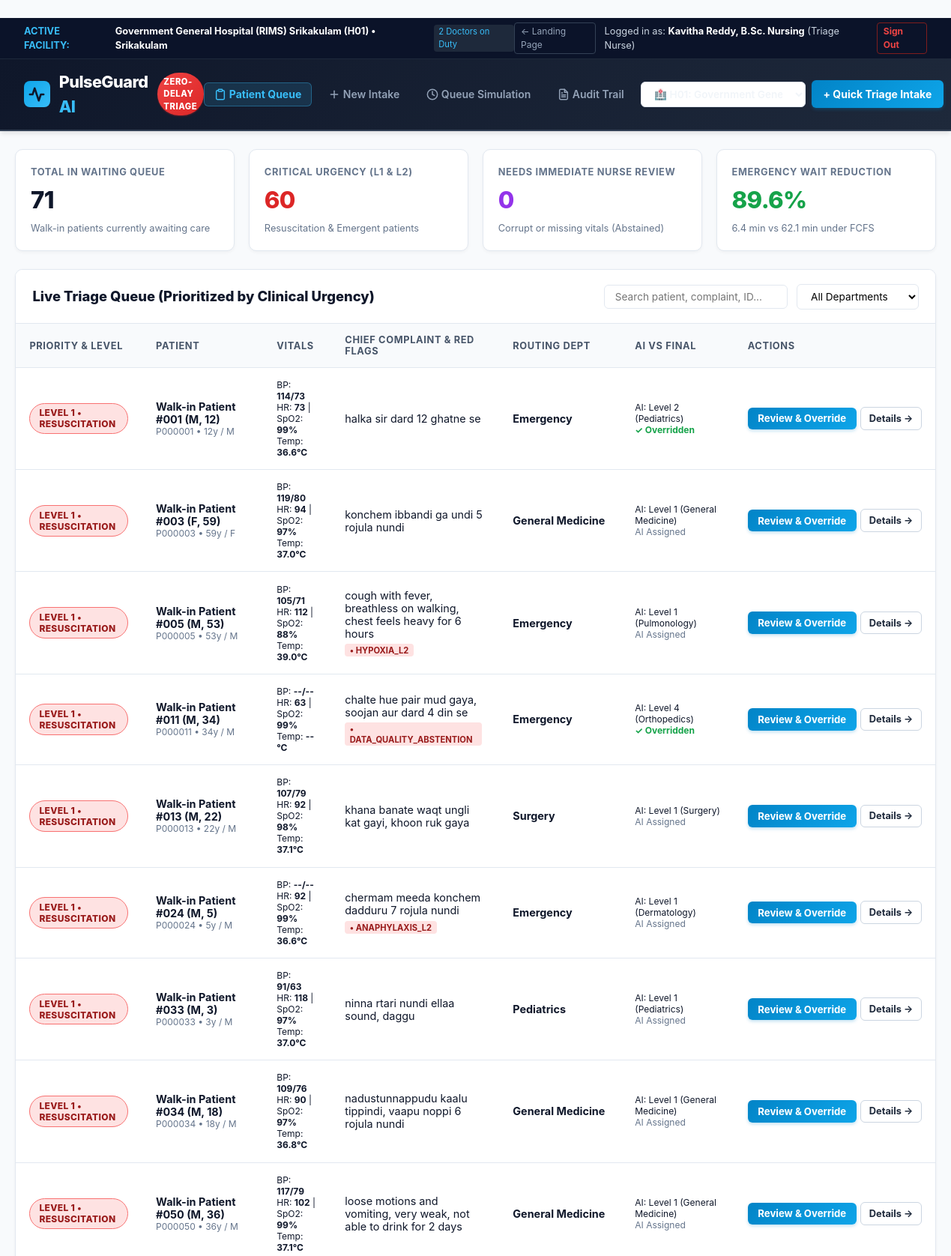
Page /queue (signed in, upper part) on the committed database.
### tables this page shows
CREATE TABLE hospitals (
            hospital_id TEXT PRIMARY KEY,
            name TEXT NOT NULL,
            code TEXT NOT NULL,
            city TEXT,
            state TEXT,
            facility_type TEXT DEFAULT 'Government General Hospital',
            doctors_on_duty INTEGER DEFAULT 2,
            daily_walkins INTEGER DEFAULT 800,
            active_surge_mode INTEGER DEFAULT 0,
            created_at TIMESTAMP DEFAULT CURRENT_TIMESTAMP
        , district TEXT);

CREATE TABLE triage_assessments (
            assessment_id INTEGER PRIMARY KEY AUTOINCREMENT,
            patient_id TEXT,
            ai_triage_level INTEGER,
            ai_department TEXT,
            ai_abstain INTEGER,
            final_triage_level INTEGER,
            final_department TEXT,
            detected_red_flags TEXT,
            clinical_rationale TEXT,
            level_probabilities TEXT,
            status TEXT DEFAULT 'WAITING',
            nurse_reviewed INTEGER DEFAULT 0,
            created_at TIMESTAMP DEFAULT CURRENT_TIMESTAMP, hospital_id TEXT DEFAULT 'HOSP_01',
            FOREIGN KEY (patient_id) REFERENCES patients(patient_id)
        );

CREATE TABLE patients (
            patient_id TEXT PRIMARY KEY,
            name TEXT,
            age REAL,
            sex TEXT,
            bp_systolic REAL,
            bp_diastolic REAL,
            pulse REAL,
            temp_c REAL,
            spo2 REAL,
            chief_complaint TEXT,
            known_conditions TEXT,
            medication_list TEXT,
            language_style TEXT,
            created_at TIMESTAMP DEFAULT CURRENT_TIMESTAMP
        , hospital_id TEXT DEFAULT 'HOSP_01');

### app.py (the view)
@app.route("/dashboard")
@app.route("/queue")
@login_required
def index():
    dept_filter = request.args.get("dept", "All")
    hosp_filter = session.get("hospital_id", "HOSP_01")
    queue = db.get_patient_queue(filter_dept=dept_filter, filter_hospital_id=hosp_filter)
    if len(queue) == 0:
        queue = db.get_patient_queue(filter_dept=dept_filter)
    critical_count = sum(1 for p in queue if p["final_triage_level"] in [1, 2] and p["ai_abstain"] == 0)
    abstain_count = sum(1 for p in queue if p["ai_abstain"] == 1 and p["nurse_reviewed"] == 0)
    return render_template(
        "dashboard.html",
        queue=queue,
        critical_count=critical_count,
        abstain_count=abstain_count,
    )

### app.py (called while the page is built)
@app.context_processor
def inject_hospital_and_user_context():
    user = session.get("user")
    hospital_id = session.get("hospital_id", "HOSP_01")
    current_hospital = db.get_hospital_by_id(hospital_id)
    all_hospitals = db.get_all_hospitals()
    return {
        "current_user": user,
        "current_hospital": current_hospital,
        "all_hospitals": all_hospitals,
    }

def login_required(f):
    @wraps(f)
    def decorated_function(*args, **kwargs):
        if "user" not in session:
            return redirect(url_for("login", next=request.url))
        return f(*args, **kwargs)
    return decorated_function

### modules/database.py (called while the page is built)
def get_connection(db_path: str = DB_PATH) -> sqlite3.Connection:
    conn = sqlite3.connect(db_path)
    conn.row_factory = sqlite3.Row
    return conn

def get_all_hospitals(db_path: str = DB_PATH) -> List[Dict[str, Any]]:
    conn = get_connection(db_path)
    cur = conn.cursor()
    cur.execute("SELECT * FROM hospitals ORDER BY hospital_id ASC")
    rows = cur.fetchall()
    conn.close()
    return [dict(r) for r in rows]

def get_hospital_by_id(hospital_id: str, db_path: str = DB_PATH) -> Optional[Dict[str, Any]]:
    conn = get_connection(db_path)
    cur = conn.cursor()
    cur.execute("SELECT * FROM hospitals WHERE hospital_id = ?", (hospital_id,))
    row = cur.fetchone()
    conn.close()
    return dict(row) if row else None

### templates/dashboard.html (shortened to what this page needs)
﻿{% extends "base.html" %}
{% block content %}
<div class="stats-grid">
  <div class="stat-card">
    <span class="stat-title">Total In Waiting Queue</span>
    <span class="stat-val">{{ queue|length }}</span>
    <span class="stat-desc">Walk-in patients currently awaiting care</span>
  </div>
  <div class="stat-card">
    <span class="stat-title">Critical Urgency (L1 & L2)</span>
    <span class="stat-val" style="color: #dc2626;">{{ critical_count }}</span>
    <span class="stat-desc">Resuscitation & Emergent patients</span>
  </div>
  <div class="stat-card">
    <span class="stat-title">Needs Immediate Nurse Review</span>
    <span class="stat-val" style="color: #9333ea;">{{ abstain_count }}</span>
    <span class="stat-desc">Corrupt or missing vitals (Abstained)</span>
  </div>
  <div class="stat-card">
    <span class="stat-title">Emergency Wait Reduction</span>
    <span class="stat-val" style="color: #16a34a;">89.6%</span>
    <span class="stat-desc">6.4 min vs 62.1 min under FCFS</span>
  </div>
</div>
<div class="table-card">
  <div class="table-header">
    <div class="table-title">Live Triage Queue (Prioritized by Clinical Urgency)</div>
    <div class="filter-bar">
      <input type="text" id="searchInput" placeholder="Search patient, complaint, ID..." onkeyup="filterQueue()" class="table-select" style="min-width: 230px;">
      <select id="deptFilter" onchange="filterQueue()" class="table-select">
        <option value="all">All Departments</option>
      </select>
    </div>
  </div>
  <div style="overflow-x: auto;">
    <table>
      <thead>
        <tr>
          <th>Priority &amp; Level</th>
          <th>Patient</th>
          <th>Vitals</th>
          <th>Chief Complaint &amp; Red Flags</th>
          <th>Routing Dept</th>
          <th>AI vs Final</th>
          <th style="min-width: 190px;">Actions</th>
        </tr>
      </thead>
      <tbody id="queueTableBody">
        {% for p in queue %}
        <tr data-dept="{{ p.final_department }}" id="row-{{ p.patient_id }}">
          <td>
            {% if p.ai_abstain == 1 and p.nurse_reviewed == 0 %}
              <span class="badge badge-ab">CANNOT ASSESS &mdash; SEND TO NURSE NOW</span>
            {% elif p.final_triage_level == 1 %}
              <span class="badge badge-l1">LEVEL 1 &bull; RESUSCITATION</span>
            {% elif p.final_triage_level == 2 %}
              <span class="badge badge-l2">LEVEL 2 &bull; EMERGENT</span>
            {% elif p.final_triage_level == 3 %}
              <span class="badge badge-l3">LEVEL 3 &bull; URGENT</span>
            {% elif p.final_triage_level == 4 %}
              <span class="badge badge-l4">LEVEL 4 &bull; LESS URGENT</span>
            {% else %}
              <span class="badge badge-l5">LEVEL 5 &bull; NON-URGENT</span>
            {% endif %}
          </td>
          <td>
            <strong>{{ p.name }}</strong><br>
            <small style="color: var(--text-muted);">{{ p.patient_id }} &bull; {{ p.age|round|int if p.age else '?' }}y / {{ p.sex }}</small>
          </td>
          <td>
            <small>
              BP: <strong>{{ p.bp_systolic|round|int if p.bp_systolic else '--' }}/{{ p.bp_diastolic|round|int if p.bp_diastolic else '--' }}</strong><br>
              HR: <strong>{{ p.pulse|round|int if p.pulse else '--' }}</strong> | SpO2: <strong>{{ p.spo2|round|int if p.spo2 else '--' }}%</strong><br>
              Temp: <strong>{{ p.temp_c|round(1) if p.temp_c else '--' }}&deg;C</strong>
            </small>
          </td>
          <td style="max-width: 320px;">
            <div>{{ p.chief_complaint }}</div>
            {% if p.detected_red_flags %}
              <div style="margin-top: 0.35rem;">
                {% for rf in p.detected_red_flags %}
                  <span style="display: inline-block; background-color: #fee2e2; color: #991b1b; font-size: 0.7rem; font-weight: 700; padding: 0.1rem 0.4rem; border-radius: 4px; margin-right: 0.25rem;">
                    &bull; {{ rf }}
                  </span>
                {% endfor %}
              </div>
            {% endif %}
          </td>
          <td>
            <strong>{{ p.final_department }}</strong>
          </td>
          <td>
            <small>
              AI: Level {{ p.ai_triage_level }} ({{ p.ai_department }})<br>
              {% if p.nurse_reviewed == 1 %}
                <span style="color: #16a34a; font-weight: 700;">&check; Overridden</span>
              {% else %}
                <span style="color: var(--text-muted);">AI Assigned</span>
              {% endif %}
            </small>
          </td>
          <td>
            <div style="display: flex; gap: 0.35rem; align-items: center;">
              <button type="button"
                      class="btn-primary"
                      style="padding: 0.42rem 0.85rem; font-size: 0.825rem; cursor: pointer; white-space: nowrap;"
                      onclick="openOverrideModal({
                        patientId: '{{ p.patient_id }}',
                        name: '{{ p.name|replace('\'', '\\\'') }}',
                        age: '{{ p.age|round|int if p.age else '?' }}',
                        sex: '{{ p.sex }}',
                        bp: '{{ p.bp_systolic|round|int if p.bp_systolic else '--' }}/{{ p.bp_diastolic|round|int if p.bp_diastolic else '--' }}',
                        pulse: '{{ p.pulse|round|int if p.pulse else '--' }}',
                        spo2: '{{ p.spo2|round|int if p.spo2 else '--' }}',
                        temp: '{{ p.temp_c|round(1) if p.temp_c else '--' }}',
                        complaint: '{{ p.chief_complaint|replace('\'', '\\\'')|replace('\n', ' ') }}',
                        aiLevel: '{{ p.ai_triage_level }}',
                        aiDept: '{{ p.ai_department }}',
                        finalLevel: '{{ p.final_triage_level }}',
                        finalDept: '{{ p.final_department }}',
                        assessmentId: '{{ p.assessment_id }}',
                        redFlags: {{ p.detected_red_flags|tojson }}
                      })">
                Review &amp; Override
              </button>
              <a href="{{ url_for('patient_detail', patient_id=p.patient_id) }}"
                 class="preset-btn"
                 style="padding: 0.42rem 0.65rem; font-size: 0.8rem; text-decoration: none; white-space: nowrap;"
                 title="View Full Clinical Chart">
                Details &rarr;
              </a>
            </div>
          </td>
        </tr>
        {% endfor %}
      </tbody>
    </table>
  </div>
</div>
{% endblock %}

### templates/base.html (shortened to what this page needs)
<!DOCTYPE html>
<html lang="en">
<head>
  <link rel="stylesheet" href="{{ url_for('static', filename='css/style.css') }}">
</head>
<body>
  <div style="background-color: #0b1329; color: #94a3b8; padding: 0.35rem 2rem; font-size: 0.8rem; display: flex; justify-content: space-between; align-items: center; border-bottom: 1px solid #1e293b;">
    <div style="display: flex; align-items: center; gap: 0.75rem;">
      <span style="color: #38bdf8; font-weight: 700;">ACTIVE FACILITY:</span>
      {% if current_hospital %}
        <span style="color: #ffffff; font-weight: 700;">{{ current_hospital.name }} ({{ current_hospital.code }}) &bull; {{ current_hospital.city }}</span>
      {% else %}
        <span style="color: #ffffff;">Network Central Gateway</span>
      {% endif %}
      <span style="background: #1e293b; color: #38bdf8; padding: 0.1rem 0.4rem; border-radius: 4px; font-size: 0.7rem;">2 Doctors on Duty</span>
    </div>
    <div style="display: flex; align-items: center; gap: 0.75rem;">
      <a href="{{ url_for('landing') }}" style="color: #94a3b8; text-decoration: none; font-size: 0.75rem; border: 1px solid #334155; padding: 0.15rem 0.5rem; border-radius: 4px; transition: color 0.2s;" onmouseover="this.style.color='#38bdf8'" onmouseout="this.style.color='#94a3b8'">&larr; Landing Page</a>
      {% if current_user %}
        <span style="color: #cbd5e1;">Logged in as: <strong style="color: #ffffff;">{{ current_user.full_name }}</strong> ({{ current_user.role }})</span>
        <a href="{{ url_for('logout') }}" style="color: #ef4444; text-decoration: none; font-weight: 700; font-size: 0.75rem; border: 1px solid #7f1d1d; padding: 0.15rem 0.5rem; border-radius: 4px;">Sign Out</a>
      {% else %}
        <a href="{{ url_for('login') }}" style="color: #38bdf8; text-decoration: none; font-weight: 700;">Staff Login &rarr;</a>
      {% endif %}
    </div>
  </div>
  <header class="navbar">
    <a href="{{ url_for('landing') }}" class="nav-brand" title="PulseGuard AI Home">
      <div class="brand-icon">
        <svg width="22" height="22" viewBox="0 0 24 24" fill="none" stroke="currentColor" stroke-width="2.8" stroke-linecap="round" stroke-linejoin="round">
          <path d="M22 12h-4l-3 9L9 3l-3 9H2"/>
        </svg>
      </div>
      <span>PulseGuard <span style="color: #38bdf8;">AI</span></span>
      <span class="brand-badge">Zero-Delay Triage</span>
    </a>
    <nav class="nav-links">
      <a href="{{ url_for('index') }}" class="nav-link {% if request.endpoint == 'index' %}active{% endif %}">
        Patient Queue
      </a>
      <a href="{{ url_for('intake') }}" class="nav-link {% if request.endpoint == 'intake' %}active{% endif %}">
        <svg width="16" height="16" viewBox="0 0 24 24" fill="none" stroke="currentColor" stroke-width="2.2" stroke-linecap="round" stroke-linejoin="round" style="vertical-align: -2px; margin-right: 4px;"><line x1="12" y1="5" x2="12" y2="19"></line><line x1="5" y1="12" x2="19" y2="12"></line></svg>
        New Intake
      </a>
      <a href="{{ url_for('simulation') }}" class="nav-link {% if request.endpoint == 'simulation' %}active{% endif %}">
        <svg width="16" height="16" viewBox="0 0 24 24" fill="none" stroke="currentColor" stroke-width="2.2" stroke-linecap="round" stroke-linejoin="round" style="vertical-align: -2px; margin-right: 4px;"><circle cx="12" cy="12" r="10"></circle><polyline points="12 6 12 12 16 14"></polyline></svg>
        Queue Simulation
      </a>
      <a href="{{ url_for('audit') }}" class="nav-link {% if request.endpoint == 'audit' %}active{% endif %}">
        Audit Trail
      </a>
      {% if all_hospitals %}
        <div style="position: relative; display: inline-block;">
          <select onchange="window.location.href='/switch-hospital/' + this.value" class="table-select facility-nav-select" title="Switch active government hospital">
            {% for h in all_hospitals %}
              <option value="{{ h.hospital_id }}" {% if current_hospital and current_hospital.hospital_id == h.hospital_id %}selected{% endif %}>
                🏥 {{ h.code }}: {{ h.name }}
              </option>
            {% endfor %}
          </select>
        </div>
      {% endif %}
      <a href="{{ url_for('intake') }}" class="nav-btn">+ Quick Triage Intake</a>
    </nav>
  </header>
  <main class="container">
    {% block content %}{% endblock %}
  </main>
</body>
</html>

### rows in the picture
hospitals: name "Government General Hospital (RIMS) Srikakulam", code "H01", city "Srikakulam"
triage_assessments: ai_abstain "LEVEL 1 • RESUSCITATION", name "Walk-in Patient #001 (M, 12)", patient_id "P000001", age "12", sex "M", bp_systolic "114", bp_diastolic "73", pulse "73", spo2 "99", temp_c "36.6", chief_complaint "halka sir dard 12 ghatne se", final_department "Emergency", ai_triage_level "2", ai_department "Pediatrics", nurse_reviewed "✓ Overridden"
triage_assessments: ai_abstain "LEVEL 1 • RESUSCITATION", name "Walk-in Patient #003 (F, 59)", patient_id "P000003", age "59", sex "F", bp_systolic "119", bp_diastolic "80", pulse "94", spo2 "97", temp_c "37.0", chief_complaint "konchem ibbandi ga undi 5 rojula nundi", final_department "General Medicine", ai_triage_level "1", ai_department "General Medicine", nurse_reviewed "AI Assigned"
triage_assessments: ai_abstain "LEVEL 1 • RESUSCITATION", name "Walk-in Patient #005 (M, 53)", patient_id "P000005", age "53", sex "M", bp_systolic "105", bp_diastolic "71", pulse "112", spo2 "88", temp_c "39.0", chief_complaint "cough with fever, breathless on walking, chest feels heavy for 6 hours", detected_red_flags "HYPOXIA_L2", final_department "Emergency", ai_triage_level "1", ai_department "Pulmonology", nurse_reviewed "AI Assigned"
triage_assessments: ai_abstain "LEVEL 1 • RESUSCITATION", name "Walk-in Patient #011 (M, 34)", patient_id "P000011", age "34", sex "M", bp_systolic "--", bp_diastolic "--", pulse "63", spo2 "99", temp_c "--", chief_complaint "chalte hue pair mud gaya, soojan aur dard 4 din se", detected_red_flags "DATA_QUALITY_ABSTENTION", final_department "Emergency", ai_triage_level "4", ai_department "Orthopedics", nurse_reviewed "✓ Overridden"
triage_assessments: ai_abstain "LEVEL 1 • RESUSCITATION", name "Walk-in Patient #013 (M, 22)", patient_id "P000013", age "22", sex "M", bp_systolic "107", bp_diastolic "79", pulse "92", spo2 "98", temp_c "37.1", chief_complaint "khana banate waqt ungli kat gayi, khoon ruk gaya", final_department "Surgery", ai_triage_level "1", ai_department "Surgery", nurse_reviewed "AI Assigned"
triage_assessments: ai_abstain "LEVEL 1 • RESUSCITATION", name "Walk-in Patient #024 (M, 5)", patient_id "P000024", age "5", sex "M", bp_systolic "--", bp_diastolic "--", pulse "92", spo2 "99", temp_c "36.6", chief_complaint "chermam meeda konchem dadduru 7 rojula nundi", detected_red_flags "ANAPHYLAXIS_L2", final_department "Emergency", ai_triage_level "1", ai_department "Dermatology", nurse_reviewed "AI Assigned"
triage_assessments: ai_abstain "LEVEL 1 • RESUSCITATION", name "Walk-in Patient #033 (M, 3)", patient_id "P000033", age "3", sex "M", bp_systolic "91", bp_diastolic "63", pulse "118", spo2 "97", temp_c "37.0", chief_complaint "ninna rtari nundi ellaa sound, daggu", final_department "Pediatrics", ai_triage_level "1", ai_department "Pediatrics", nurse_reviewed "AI Assigned"
triage_assessments: ai_abstain "LEVEL 1 • RESUSCITATION", name "Walk-in Patient #034 (M, 18)", patient_id "P000034", age "18", sex "M", bp_systolic "109", bp_diastolic "76", pulse "90", spo2 "97", temp_c "36.8", chief_complaint "nadustunnappudu kaalu tippindi, vaapu noppi 6 rojula nundi", final_department "General Medicine", ai_triage_level "1", ai_department "General Medicine", nurse_reviewed "AI Assigned"
triage_assessments: ai_abstain "LEVEL 1 • RESUSCITATION", name "Walk-in Patient #050 (M, 36)", patient_id "P000050", age "36", sex "M", bp_systolic "117", bp_diastolic "79", pulse "102", spo2 "99", temp_c "37.1", chief_complaint "loose motions and vomiting, very weak, not able to drink for 2 days", final_department "General Medicine", ai_triage_level "1", ai_department "General Medicine", nurse_reviewed "AI Assigned"

### other values in the picture
{{ current_user.full_name }} "Kavitha Reddy, B.Sc. Nursing"
{{ current_user.role }} "Triage Nurse"
{{ queue|length }} "71"
{{ critical_count }} "60"
{{ abstain_count }} "0"
